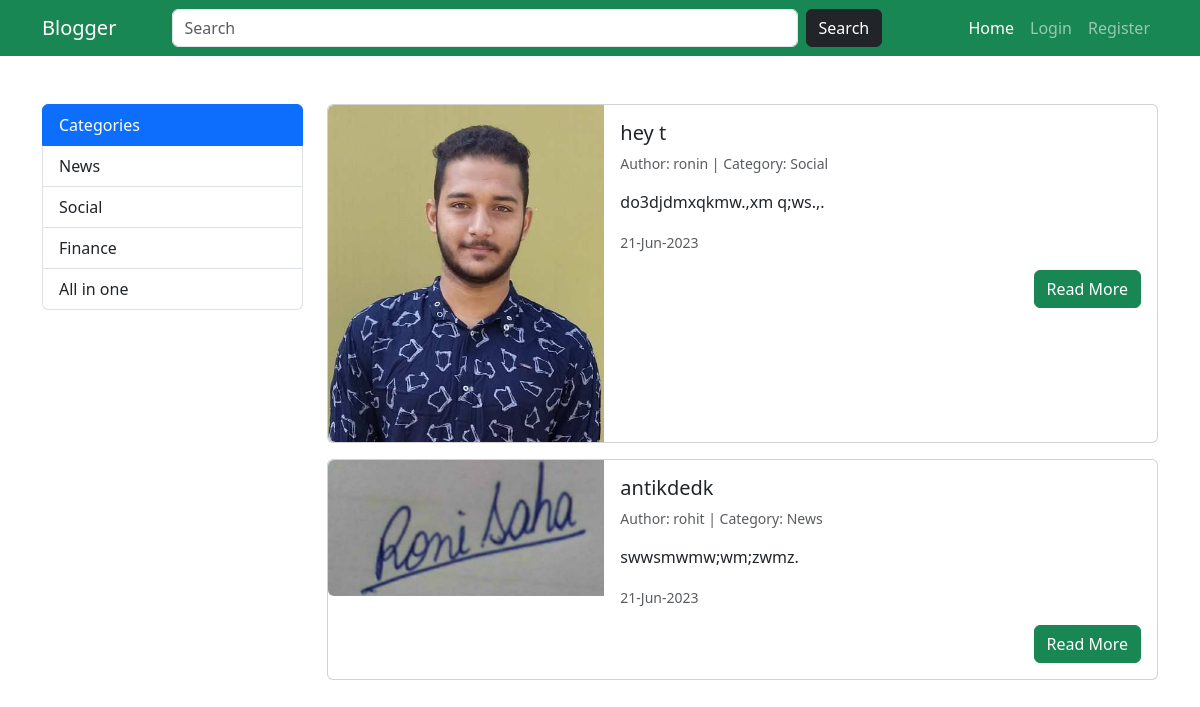
The page / on the database its author committed.
### cms/models.py (models this page shows, shortened)
class Category(models.Model):
    cat_title = models.CharField(max_length=200,unique=True)
    def __str__(self):
        return self.cat_title

class Post(models.Model):
    title = models.CharField(max_length=200,unique=True)
    category = models.ForeignKey(Category,on_delete=models.CASCADE)
    author = models.ForeignKey(User, on_delete=models.CASCADE)
    date = models.DateTimeField(auto_now=True)
    content = models.TextField()
    image = models.ImageField(upload_to="post/")
    slug = models.CharField(max_length=200, unique=True)

### cms/views.py (the view)
# urls.py: path("",home, name="home"),
def home(r):
    data = {
        "category":Category.objects.all(),
        "posts" : Post.objects.all()
    }
    return render(r, "home.html",data)

### templates/home.html (shortened to what this page needs)
{% extends 'base.html' %}
{% block content %}
    <div class="container mt-5">
        <div class="row">
            <div class="col-3">
                <div class="list-group">
                    <a href="" class="list-group-item list-group-item-action active">Categories</a>
                    {% for cat in category %}
                        <a href="{% url 'filterCategory' cat.id %}" class="list-group-item list-group-item-action">{{ cat.cat_title }}</a>
                    {% endfor %}
                </div>
            </div>
            <div class="col-9">
                {% if posts %}
                {% for post in posts %}
                <div class="card mb-3">
                    <div class="row g-0">
                      <div class="col-md-4">
                        <img src="{{ post.image.url }}" class="img-fluid rounded-start" alt="...">
                      </div>
                      <div class="col-md-8">
                        <div class="card-body">
                          <h5 class="card-title">{{ post.title }}</h5>
                          <p class="text-muted small ">Author: {{ post.author|default:"Guest" }} | Category: {{ post.category }}</p>
                          <p class="card-text">{{ post.content }}.</p>
                          <p class="card-text"><small class="text-body-secondary">{{ post.date|date:"d-M-Y"}}</small></p>
                          <div class="d-flex justify-content-end">
                                <a href="{% url 'viewNews' post.slug %}" class="btn btn-success">Read More</a>
                          </div>
                        </div>
                      </div>
                    </div>
                  </div>
                {% endfor %}
                {% else%}
                  <h1>Not Found</h1>
                {% endif %}
            </div>
        </div>
    </div>
{% endblock content %}

### templates/base.html (shortened to what this page needs)
<!DOCTYPE html>
<html lang="en">
<head>
    <link href="https://cdn.jsdelivr.net/npm/bootstrap@5.3.0/dist/css/bootstrap.min.css" rel="stylesheet">
</head>
<body>
    <nav class="navbar navbar-expand-lg bg-success navbar-dark">
        <div class="container d-flex">
          <div class="collapse navbar-collapse" id="navbarTogglerDemo01">
            <a class="navbar-brand" href="#">Blogger</a>
            <form class="d-flex mx-auto" role="search" action={% url 'search' %}>
                <input class="form-control me-2" type="search" name="search" placeholder="Search" size="60" aria-label="Search">
                <button class="btn btn-dark" type="submit">Search</button>
                <ul class="navbar-nav ms-auto mb-2 mb-lg-0">
              <li class="nav-item">
                <a class="nav-link active" aria-current="page" href="{% url 'home' %}">Home</a>
              </li>
             {% if user.is_authenticated %}
             <li class="nav-item">
                <a class="nav-link" href="{% url 'insertNews' %}">Insert</a>
              </li>
              <li class="nav-item">
                <a class="nav-link" href="{% url 'signOut' %}">Logout</a>
              </li>
            {% else %}
             <li class="nav-item">
                <a class="nav-link" href="{% url 'signIn' %}">Login</a>
              </li>
              <li class="nav-item">
                <a class="nav-link" href="{% url 'signUp' %}">Register</a>
              </li>
             {% endif %}
            </ul>
          </div>
        </div>
      </nav>
      {% block content %}{% endblock content %}
</body>
</html>

### rows shown on the page
Category: cat_title "News"
Category: cat_title "Social"
Category: cat_title "Finance"
Category: cat_title "All in one"
Post: image (picture), title "hey t", author "ronin", category "Social", content "do3djdmxqkmw.,xm q;ws.,", date "21-Jun-2023"
Post: image (picture), title "antikdedk", author "rohit", category "News", content "swwsmwmw;wm;zwmz", date "21-Jun-2023"
